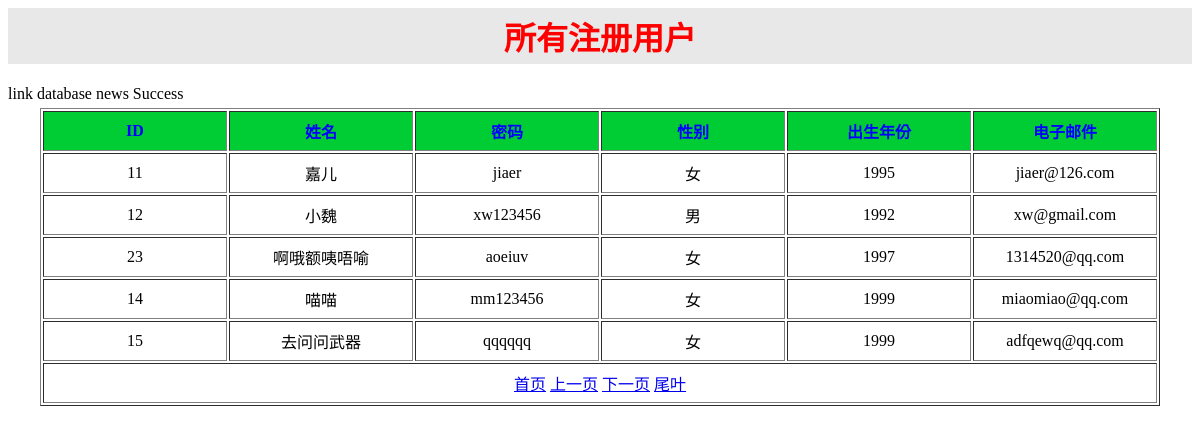
/admin/allUsers.php?page=3, run on the app's committed database.
### tables this page shows
CREATE TABLE `user` (
  `userid` int(6) NOT NULL AUTO_INCREMENT,
  `username` varchar(24) NOT NULL,
  `userpsd` varchar(20) NOT NULL,
  `usesex` enum('0','1') NOT NULL DEFAULT '0',
  `borndate` int(4) NOT NULL DEFAULT '1999',
  `email` varchar(20) NOT NULL DEFAULT 'xxxxxxx@gmail.com',
  PRIMARY KEY (`userid`)
);

### admin/allUsers.php (the view, shortened to what this page needs)
<h1>所有注册用户</h1>
<?php
$link = @mysql_connect('127.0.0.1','root','root');
if($link){
	echo "link database news Success";
}else{
	echo "link database news Fail";
	exit;
}
@$page = $_GET['page']?$_GET['page']:1;
$table_size = 5;
$offset = ($page-1)*$table_size;
$sql = "select * from user";
$res = mysql_query($sql) ;
$totleSize = mysql_num_rows($res);
$pageMax = ceil($totleSize / $table_size);
$sql = "select * from user  limit {$offset},{$table_size}";
$res = mysql_query($sql) ;
$rows = array();
while( $row = mysql_fetch_assoc($res) ){
	$rows[] = $row;
}
?>
<table border='1'>
	<thead>
		<tr>
			<th>ID</th>
			<th>姓名</th>
			<th>密码</th>
			<th>性别</th>
			<th>出生年份</th>
			<th>电子邮件</th>
		</tr>
	</thead>
	<?php foreach($rows as $value):?>
	<tbody>
		<tr>
			<td><?php echo ("{$value['userid']}");?></td>
			<td><?php echo ("{$value['username']}");?></td>
			<td><?php echo ("{$value['userpsd']}");?></td>
			<td><?php echo (( 0==$value['usesex'] )?'女':'男');?></td>
			<td><?php echo ("{$value['borndate']}");?></td>
			<td><?php echo ("{$value['email']}");?></td>
		</tr>
	</tbody>
	<?php endforeach;?>
	<tr style="text-align:center">
		<td colspan='6'>
			<a href="./allUsers.php?page=1">首页</a>
			<a href="./allUsers.php?page=<?php echo $page <= 1 ? $page : $page-1; ?>">上一页</a>
			<a href="./allUsers.php?page=<?php echo $page >= $pageMax ? $page : $page+1; ?>">下一页</a>
			<a href="./allUsers.php?page=<?php echo $pageMax; ?>">尾叶<a>
		</td>
	</tr>
</table>

### admin/allUsers.php (style rules this page uses)
h1 { text-align:center; color:red; padding:5px; background: #e8e8e8; }
table { margin:5px auto; }
th { width:180px; height:40px; background:#00cc33; color:#0000ff; border-collapse:collapse; }
td { width:180px; height:40px; text-align:center; }

### data on the page
user: userid "11", username "嘉儿", userpsd "jiaer", usesex "女", borndate "1995", email "jiaer@126.com"
user: userid "12", username "小魏", userpsd "xw123456", usesex "男", borndate "1992", email "xw@gmail.com"
user: userid "23", username "啊哦额咦唔喻", userpsd "aoeiuv", usesex "女", borndate "1997", email "1314520@qq.com"
user: userid "14", username "喵喵", userpsd "mm123456", usesex "女", borndate "1999", email "miaomiao@qq.com"
user: userid "15", username "去问问武器", userpsd "qqqqqq", usesex "女", borndate "1999", email "adfqewq@qq.com"
